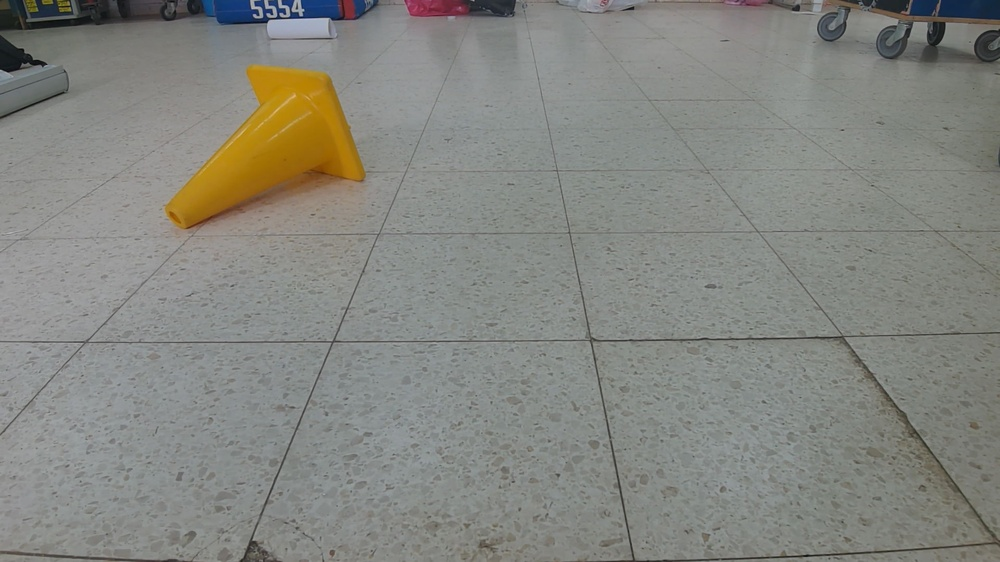
#> input picture TestingImages/2023-Cone/frame2.jpg, 1000 x 562 px, shrunk from 1920 x 1080 before the run, found by its file name
$ jupyter execute ColorDetection-2023-Cone.ipynb
#> lines starting #> are read from the running program, lines starting #| are printed output that depends on the picture; after the words box and inside, x2 and y2 are one past the last pixel; in counts of white or black regions, pixels touching at a corner belong together
*First explore the ColorDetection-2024.ipynb notebook

[cell 1]
import cv2 # cv2 -> Imports open-cv our computer vision library
import numpy as np # Import the library numpy, and shorten it's name to np
import math

Define HSV Color range

[cell 2]
# The low bounds, [h, s, v]
low_bounds = np.array([6, 180, 85])
# The top bounds, [h, s, v]
top_bounds = np.array([27, 255, 255])

[cell 3]
image = cv2.imread("..\\TestingImages\\2023-Cone\\frame2.jpg") # Read the image from the file system
#> image is the input picture: shape (562, 1000, 3); mean B, G, R 127.9, 133.8, 132.8

[cell 4]
# Parameters: Name (can be anything), The actual image
cv2.imshow("Cone Image", image)

# Used to close the window when done
cv2.waitKey(0)
cv2.destroyAllWindows()

Create mask - Full explanation inside the ColorDetection-2024.ipynb notebook

[cell 5]
hsv = cv2.cvtColor(image, cv2.COLOR_BGR2HSV) # Convert the image from BGR to HSV
#> hsv: shape (562, 1000, 3); mean H, S, V 56.1, 18.9, 136.3

# Create a mask using the low and top bounds
mask = cv2.inRange(hsv, low_bounds, top_bounds)
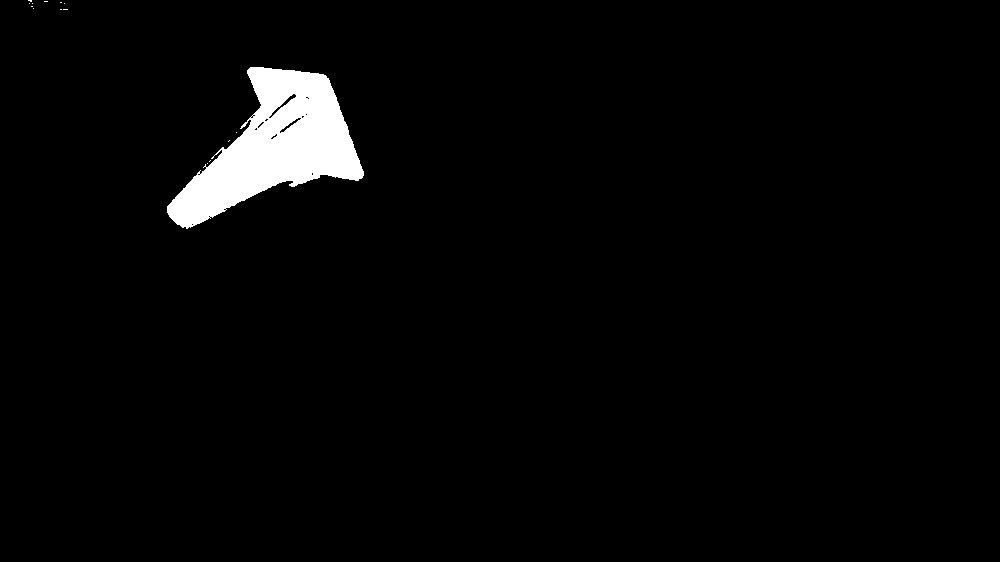
#> mask: shape (562, 1000); 2.6% white; 15 white regions (14 under 20 px), largest, box (x1, y1, x2, y2) and area: (167, 67, 364, 229) 14750

# Define the kernel for the morphological operation
# It is a 7*7 2d array of ones
# Try changing the size of the kernel to see how it affects the image
kernel = np.ones((7, 7), np.uint8)

# Perform morphological opening to remove noise
opening = cv2.morphologyEx(mask, cv2.MORPH_OPEN, kernel)
#> opening: shape (562, 1000); 2.6% white; 1 white region, box (x1, y1, x2, y2) and area: (167, 67, 363, 227) 14597

# Perform morphological closing to close small holes
processed_mask = cv2.morphologyEx(opening, cv2.MORPH_CLOSE, kernel)
#> processed_mask: shape (562, 1000); 2.6% white; 1 white region

res = cv2.bitwise_and(image, image, mask=processed_mask)
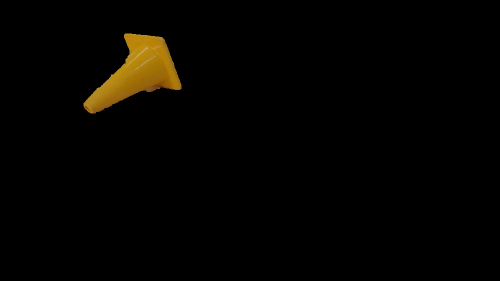
#> res: shape (562, 1000, 3) (shown at 1/2 size); mean B, G, R 0.5, 3.2, 4.4

# Display the processed mask
cv2.imshow("Processed Mask", processed_mask)
cv2.imshow("Result", res)

# Wait for a key press and close the mask window
cv2.waitKey(0)
cv2.destroyAllWindows()

[cell 6]
contours, _ = cv2.findContours(processed_mask, cv2.RETR_LIST, cv2.CHAIN_APPROX_SIMPLE)
#> contours = 1 contour; box (x1, y1, x2, y2) and area: (167, 67, 363, 227) 14506

# Draw the contours on the image
for contour in contours:
    # draw the bounding rectangle around the contour
    x, y, w, h = cv2.boundingRect(contour)
    cv2.rectangle(image, (x, y), (x + w, y + h), (255, 255, 0), 2)
#> this loop made 1 pass
#> (x, y, w, h) on pass 1: (167, 67, 196, 160)
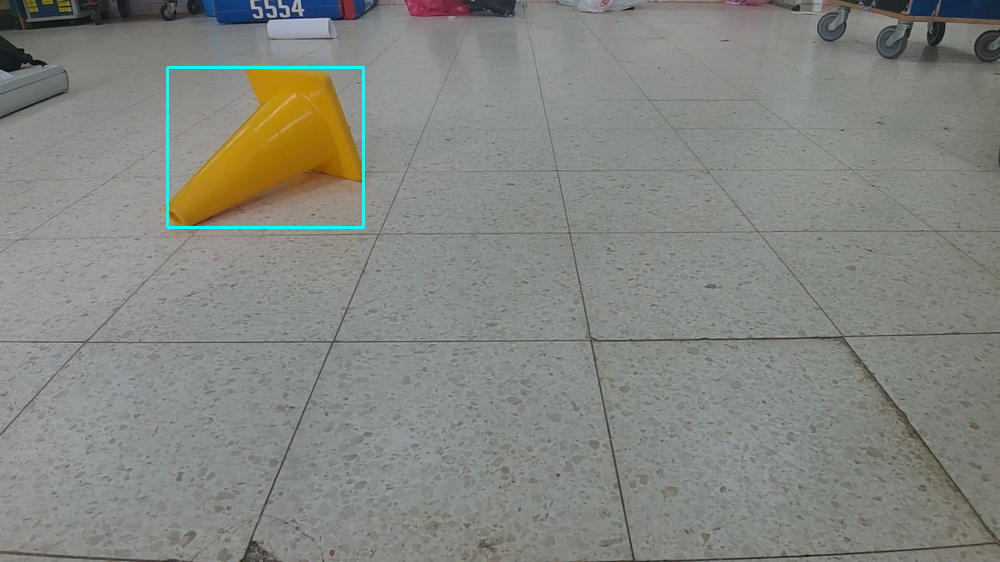
#> image: shape (562, 1000, 3); 0.38% of pixels changed, all inside (x1, y1, x2, y2) = (166, 66, 365, 229)

# Show the image with contours
cv2.imshow("Contours", image)
# Wait for a key press and close the contours window
cv2.waitKey(0)
cv2.destroyAllWindows()

For non-symmetrical objects, where the yaw angle does matter, a bounding rectangle isn't enough.

Here is a simple way to give each rotation a unique value (Where similar rotations for similar positions are close to one another), originally developed by Sahar from the Poros Robotics team

[cell 7]
def saharAlgorithm(contour, img):
    # Compute the center of the contour
    M = cv2.moments(contour)
#> M = moments, m00 14505.5, centre m10/m00, m01/m00 = (274.3, 145.9)
    cX = int(M["m10"] / M["m00"])
#> cX = 274
    cY = int(M["m01"] / M["m00"])
#> cY = 145

    # Find the point on the contour that is furthest from the center
    # It is almost always the cone top point
    # IMPORTANT: If the cone top is not visible in the image you will get undefined behavior
    distances = [np.linalg.norm(np.array([cX, cY]) - point[0]) for point in contour]
#> distances = 262 values, max 126.8 at index 74, min 29.83 at index 32, mean 73.22
    max_distance_index = np.argmax(distances)
#> max_distance_index = 74
    furthest_point = tuple(contour[max_distance_index][0])
#> furthest_point = (169, 216)

    X = furthest_point[0]
#> X = 169
    Y = furthest_point[1]
#> Y = 216

    p1 = (cX, img.shape[0] - cY)
#> p1 = (274, 417)
    p2 = (X, img.shape[0] - Y)
#> p2 = (169, 346)

    # Difference in x coordinates
    dx = p2[0] - p1[0]
#> dx = -105

    # Difference in y coordinates
    dy = p2[1] - p1[1]
#> dy = -71

    # Angle between p1 and p2 in radians
    theta = math.atan2(dy, dx)
#> theta = -2.55

    angle = theta * 180 / math.pi
#> angle = -145.9

    if (dy < 0):
        angle = 360 + angle
#> angle = 214.1


    # Draw a circle at the center of the contour and a line from the center to the furthest point
    # This is only for debugging and testing
    # Visualize
    # cv2.circle(img, (cX, cY), 7, (255, 255, 255), -1)
    cv2.line(img, (cX, cY), furthest_point, (0, 0, 255), 2)

    return angle

$ run again, with TestingImages/2023-Cone/frame0.jpg copied over TestingImages/2023-Cone/frame2.jpg
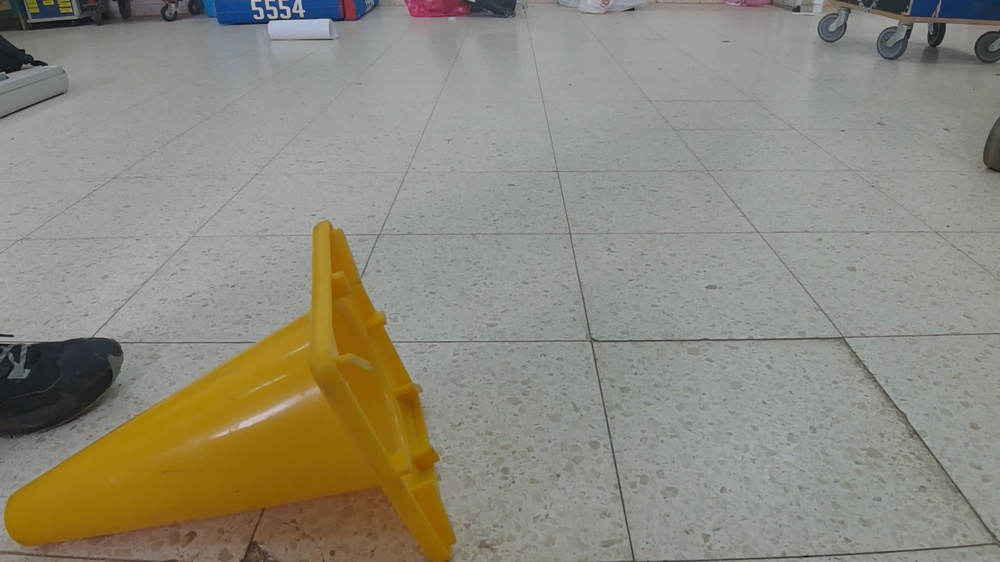
#> input picture TestingImages/2023-Cone/frame0.jpg, 1000 x 562 px, shrunk from 1920 x 1080 before the run, found by its file name
#> image is the input picture: shape (562, 1000, 3); mean B, G, R 125.1, 138.4, 141.4
#> hsv: shape (562, 1000, 3); mean H, S, V 53, 39.2, 144.9
#> `mask = cv2.inRange(hsv, low_bounds, top_bounds)`:
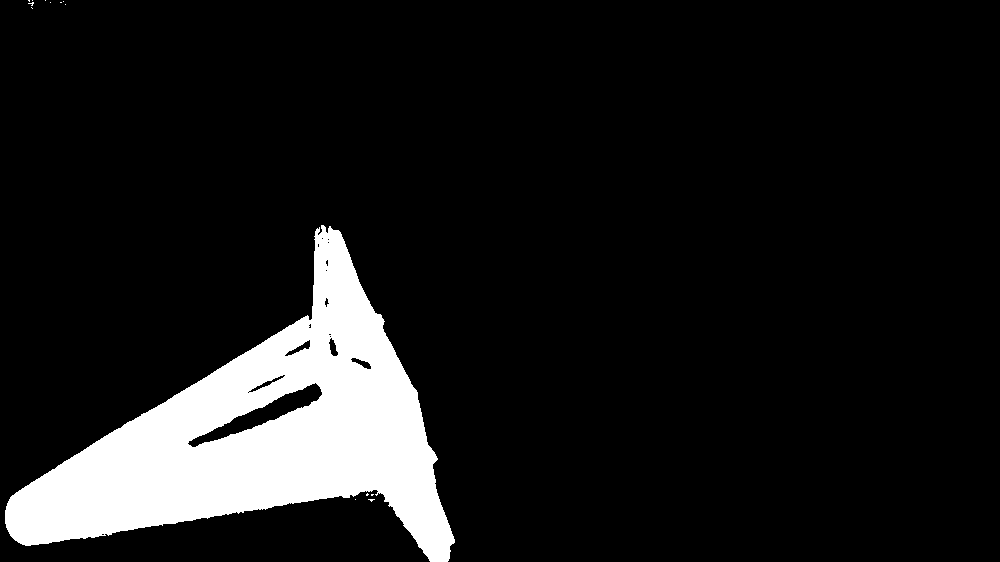
#> mask: shape (562, 1000); 10.6% white; 14 white regions (13 under 20 px), largest, box (x1, y1, x2, y2) and area: (5, 225, 455, 562) 59447
#> opening: shape (562, 1000); 10.5% white; 1 white region, box (x1, y1, x2, y2) and area: (5, 230, 454, 562) 59201
#> processed_mask: shape (562, 1000); 10.6% white; 1 white region
#> contours = 2 contours; box (x1, y1, x2, y2) and area: (5, 230, 454, 562) 61061, (201, 384, 322, 443) 1982
#> the loop `for contour in contours:` made 2 passes
#> (x, y, w, h) on passes 1 to 2: (201, 384, 121, 59), (5, 230, 449, 332)
#> after the loop `for contour in contours:`:
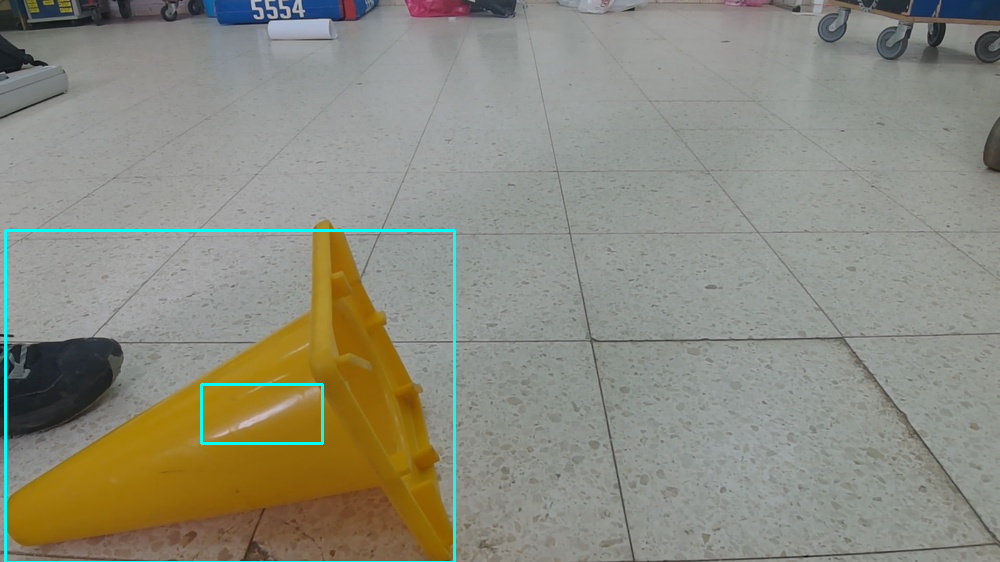
#> image: shape (562, 1000, 3); 0.86% of pixels changed, all inside (x1, y1, x2, y2) = (4, 229, 456, 562)
#> M = moments, m00 1982, centre m10/m00, m01/m00 = (265.8, 412.7)
#> cX = 265
#> cY = 412
#> distances = 146 values, max 70.26 at index 72, min 5.83 at index 118, mean 34.19
#> max_distance_index = 72
#> furthest_point = (201, 441)
#> X = 201
#> Y = 441
#> p1 = (265, 150)
#> p2 = (201, 121)
#> dx = -64
#> dy = -29
#> theta = -2.72
#> in saharAlgorithm, `angle = theta * 180 / math.pi`: angle = -155.6
#> in saharAlgorithm, `angle = 360 + angle`: angle = 204.4
